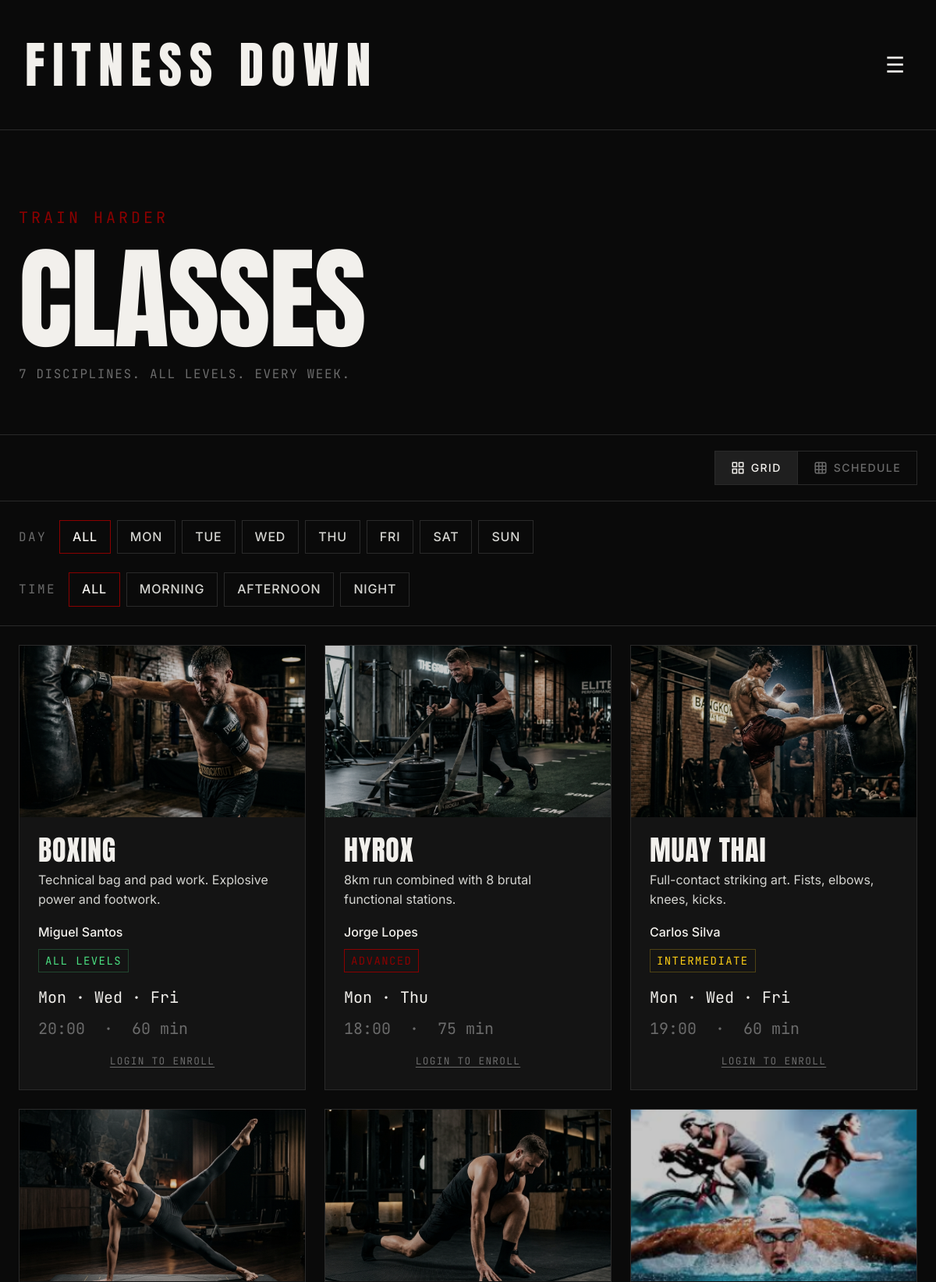
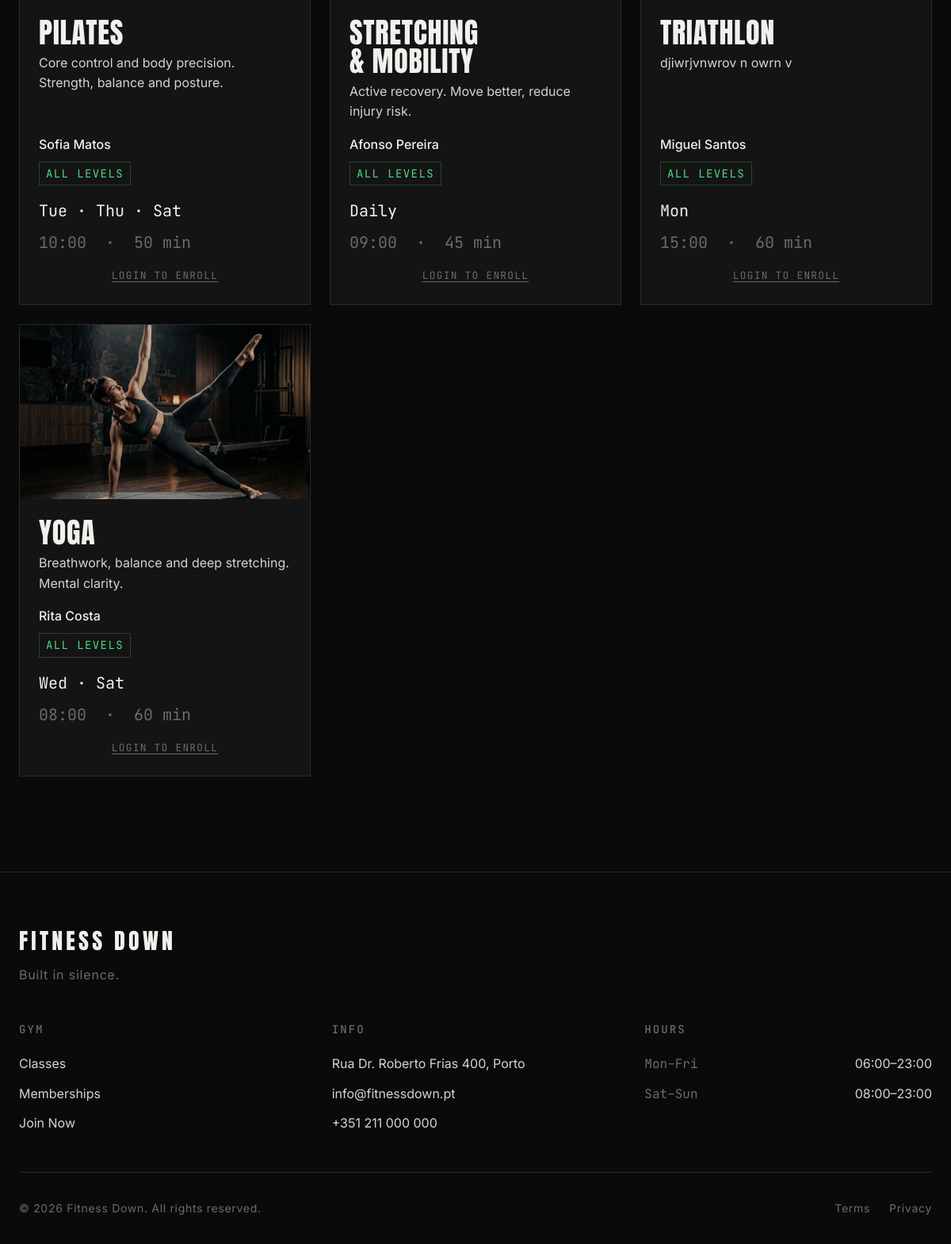
/classes.php, run on the app's committed database (2 pictures, top to bottom).
### tables this page shows
CREATE TABLE classes(
    id INTEGER PRIMARY KEY AUTOINCREMENT,
    trainer_id INTEGER NOT NULL,
    name TEXT NOT NULL, --this name will be the type of class
    description TEXT,
    difficulty TEXT NOT NULL CHECK (difficulty IN('beginner', 'intermediate', 'advanced')),
    duration_minutes INTEGER NOT NULL,
    capacity INTEGER NOT NULL,
    is_active INTEGER NOT NULL DEFAULT 1, photo TEXT,
    FOREIGN KEY (trainer_id) REFERENCES users(id) ON DELETE RESTRICT
);

CREATE TABLE users (
    id INTEGER PRIMARY KEY AUTOINCREMENT,
    name TEXT NOT NULL,
    email TEXT NOT NULL UNIQUE,
    username TEXT NOT NULL UNIQUE,
    password_hash TEXT NOT NULL,
    profile_photo TEXT,
    role TEXT NOT NULL CHECK (role IN ('member', 'trainer', 'admin')),
    created_at TEXT NOT NULL DEFAULT CURRENT_TIMESTAMP,
    is_active INTEGER NOT NULL DEFAULT 1
);

CREATE TABLE sessions(
    id INTEGER PRIMARY KEY AUTOINCREMENT,
    class_id INTEGER NOT NULL,
    day_of_week TEXT NOT NULL CHECK (day_of_week IN ('monday','tuesday','wednesday','thursday','friday','saturday','sunday')),
    start_time TEXT NOT NULL,
    duration_minutes INTEGER NOT NULL CHECK (duration_minutes > 0),
    FOREIGN KEY (class_id) REFERENCES classes(id) ON DELETE CASCADE
);

### includes/helper.php (called while the page is built, shortened)
<?php
function e(string $val): string {
    return htmlspecialchars($val, ENT_QUOTES | ENT_SUBSTITUTE, 'UTF-8');
}

### classes.php (the view, shortened to what this page needs)
<?php
$pdo = get_db();
$stmt = $pdo->query("
    SELECT c.*, u.name AS trainer_name
    FROM classes c
    JOIN users u ON c.trainer_id = u.id
    WHERE c.is_active = 1
    ORDER BY c.name
");
$classes = $stmt->fetchAll();
$stmt = $pdo->query("
    SELECT s.*, c.name AS class_name, c.id AS class_id
    FROM sessions s
    JOIN classes c ON s.class_id = c.id
    WHERE c.is_active = 1
    ORDER BY
        CASE s.day_of_week
            WHEN 'monday'    THEN 1
            WHEN 'tuesday'   THEN 2
            WHEN 'wednesday' THEN 3
            WHEN 'thursday'  THEN 4
            WHEN 'friday'    THEN 5
            WHEN 'saturday'  THEN 6
            WHEN 'sunday'    THEN 7
        END,
        s.start_time
");
$sessions = $stmt->fetchAll();
$sessions_by_class = [];
foreach ($sessions as $s) {
    $sessions_by_class[$s['class_id']][] = $s;
}
$enrolled_sessions = [];
$enrollment_counts = [];
$stmt = $pdo->query("SELECT session_id, COUNT(*) AS cnt FROM enrollments WHERE status = 'enrolled' GROUP BY session_id");
while ($row = $stmt->fetch()) {
    $enrollment_counts[$row['session_id']] = (int)$row['cnt'];
}
$difficulty_map = [
    'beginner'     => ['class' => 'easy', 'label' => 'All levels'],
    'intermediate' => ['class' => 'mid',  'label' => 'Intermediate'],
    'advanced'     => ['class' => 'hard', 'label' => 'Advanced'],
];
$day_abbr = [
    'monday' => 'Mon', 'tuesday' => 'Tue', 'wednesday' => 'Wed',
    'thursday' => 'Thu', 'friday' => 'Fri', 'saturday' => 'Sat', 'sunday' => 'Sun',
];
$class_images = [
    'Muay Thai'              => 'muay_thai.jpg',
    'Hyrox'                  => 'hyrox.jpg',
    'Pilates'                => 'pilates.jpg',
    'Boxing'                 => 'boxing.jpg',
    'Stretching & Mobility'  => 'stretching.jpg',
    'Yoga'                   => 'yoga.jpg',
];
$class_colors = [
    'Muay Thai'              => '#ef4444',
    'Hyrox'                  => '#f97316',
    'Pilates'                => '#a855f7',
    'Boxing'                 => '#3b82f6',
    'Stretching & Mobility'  => '#22c55e',
    'Yoga'                   => '#eab308',
];
$selected_class_id = isset($_GET['class']) ? (int)$_GET['class'] : null;
$view = $selected_class_id ? 'timetable' : 'list';
require __DIR__ . '/includes/header.php';
?>
<main>
    <section class="page-hero">
        <p class="eyebrow">Train harder</p>
        <h1 class="page-hero__title">Classes</h1>
        <p class="page-hero__sub"><?= count($classes) ?> disciplines. All levels. Every week.</p>
    </section>
    <section class="view-controls" aria-label="View options">
        <div class="view-controls__inner">
            <div class="view-toggle" role="tablist" aria-label="Switch view">
                <button class="view-toggle__btn <?= $view === 'list' ? 'view-toggle__btn--active' : '' ?>"
                        data-view="list" type="button" role="tab"
                        aria-selected="<?= $view === 'list' ? 'true' : 'false' ?>" id="tab-list">
                    Grid
                </button>
                <button class="view-toggle__btn <?= $view === 'timetable' ? 'view-toggle__btn--active' : '' ?>"
                        data-view="timetable" type="button" role="tab"
                        aria-selected="<?= $view === 'timetable' ? 'true' : 'false' ?>" id="tab-timetable">
                    Schedule
                </button>
            </div>
        </div>
    </section>
    <div id="view-list" class="classes-view <?= $view !== 'list' ? 'classes-view--hidden' : '' ?>"
         role="tabpanel" aria-labelledby="tab-list">
        <section class="filters" aria-label="Filter classes">
            <div class="filters__inner">
                <div class="filters__group" data-filter="day">
                    <span class="filters__label">Day</span>
                    <div class="filters__buttons">
                        <button class="filter-btn filter-btn--active" data-value="all" type="button">All</button>
                        <button class="filter-btn" data-value="monday"    type="button">Mon</button>
                        <button class="filter-btn" data-value="tuesday"   type="button">Tue</button>
                        <button class="filter-btn" data-value="wednesday" type="button">Wed</button>
                        <button class="filter-btn" data-value="thursday"  type="button">Thu</button>
                        <button class="filter-btn" data-value="friday"    type="button">Fri</button>
                        <button class="filter-btn" data-value="saturday"  type="button">Sat</button>
                        <button class="filter-btn" data-value="sunday"    type="button">Sun</button>
                    </div>
                </div>
                <div class="filters__group" data-filter="time">
                    <span class="filters__label">Time</span>
                    <div class="filters__buttons">
                        <button class="filter-btn filter-btn--active" data-value="all" type="button">All</button>
                        <button class="filter-btn" data-value="morning"   type="button">Morning</button>
                        <button class="filter-btn" data-value="afternoon" type="button">Afternoon</button>
                        <button class="filter-btn" data-value="night"     type="button">Night</button>
                    </div>
                </div>
            </div>
        </section>
        <section class="class-list" aria-label="All classes">
            <div class="class-list__rows">
                <?php foreach ($classes as $cls):
                    $diff          = $difficulty_map[$cls['difficulty']] ?? ['class' => 'easy', 'label' => $cls['difficulty']];
                    $cls_sessions  = $sessions_by_class[$cls['id']] ?? [];
                    $cls_days      = array_unique(array_column($cls_sessions, 'day_of_week'));
                    $day_display   = count($cls_days) === 7
                                   ? 'Daily'
                                   : implode(' · ', array_map(fn($d) => $day_abbr[$d] ?? $d, $cls_days));
                    $start_time    = $cls_sessions[0]['start_time'] ?? '00:00';
                    $start_hour    = (int) explode(':', $start_time)[0];
                    $time_period   = $start_hour < 12 ? 'morning' : ($start_hour < 17 ? 'afternoon' : 'night');
                    $image         = !empty($cls['photo']) ? $cls['photo'] : ($class_images[$cls['name']] ?? null);
                    $color         = $class_colors[$cls['name']] ?? 'var(--accent)';
                ?>
                <article class="crow"
                         data-class-id="<?= $cls['id'] ?>"
                         data-days="<?= e(implode(',', $cls_days)) ?>"
                         data-time="<?= e($time_period) ?>"
                         style="--card-accent: <?= e($color) ?>;">
                    <?php if ($image): ?>
                    <figure class="crow__media">
                        <img src="/assets/images/classes/<?= e($image) ?>"
                             alt="<?= e($cls['name']) ?>"
                             class="crow__image" loading="lazy">
                    </figure>
                    <?php endif; ?>
                    <div class="crow__info">
                        <h2 class="crow__name"><?= e($cls['name']) ?></h2>
                        <p class="crow__desc"><?= e($cls['description'] ?? '') ?></p>
                    </div>
                    <div class="crow__meta">
                        <a class="crow__instructor" href="/trainer.php?id=<?= (int)$cls['trainer_id'] ?>"><?= e($cls['trainer_name']) ?></a>
                        <p class="crow__difficulty crow__difficulty--<?= $diff['class'] ?>">
                            <?= e($diff['label']) ?>
                        </p>
                    </div>
                    <div class="crow__schedule">
                        <p class="crow__days"><?= e($day_display) ?></p>
                        <p class="crow__time">
                            <?= e($start_time) ?> &nbsp;·&nbsp; <?= $cls['duration_minutes'] ?> min
                        </p>
                    </div>
                    <?php if (($_SESSION['role'] ?? '') === 'member'): ?>
                        <div class="crow__sessions">
                            <?php foreach ($cls_sessions as $sess):
                                $sess_id    = (int)$sess['id'];
                                $is_enrolled = in_array($sess_id, $enrolled_sessions, true);
                                $count      = $enrollment_counts[$sess_id] ?? 0;
                                $capacity   = (int)$cls['capacity'];
                                $free       = $capacity - $count;
                            ?>
                            <div class="crow__session-row">
                                <div class="crow__session-info">
                                    <span class="crow__session-day"><?= e($day_abbr[$sess['day_of_week']] ?? $sess['day_of_week']) ?></span>
                                    <span class="crow__session-time"><?= e($sess['start_time']) ?></span>
                                </div>
                                <span class="crow__spots <?= $free <= 0 && !$is_enrolled ? 'crow__spots--full' : '' ?>">
                                    <?php if ($is_enrolled): ?>Enrolled
                                    <?php elseif ($free <= 0): ?>Full
                                    <?php else: ?><?= $free ?> spot<?= $free === 1 ? '' : 's' ?> left
                                    <?php endif; ?>
                                </span>
                                <button type="button"
                                        class="button button--ghost crow__enroll-btn <?= $is_enrolled ? 'crow__enroll-btn--enrolled' : '' ?>"
                                        data-session-id="<?= $sess_id ?>"
                                        data-enrolled="<?= $is_enrolled ? '1' : '0' ?>"
                                        <?= ($free <= 0 && !$is_enrolled) ? 'disabled' : '' ?>>
                                    <?= $is_enrolled ? 'Cancel' : 'Enroll' ?>
                                </button>
                            </div>
                            <?php endforeach; ?>
                        </div>
                    <?php elseif (!isset($_SESSION['user_id'])): ?>
                        <div class="crow__login-prompt">
                            <a href="/login.php">Login to enroll</a>
                        </div>
                    <?php endif; ?>
                </article>
                <?php endforeach; ?>
            </div>
        </section>
    </div>
</main>
<?php require __DIR__ . '/includes/footer.php'; ?>

### css/base/tokens.css (style rules this page uses)
:root { --bg: #0a0a0a; --bg-surface: #141414; --bg-elevated: #1f1f1f; --text: #f2f0ec; --text-soft: #d4d4d0; --text-muted: #6b6b6b; --accent: #8b0000; --accent-hover: #a30f0f; --border: #2a2a2a; --border-strong: #6b6b6b; --font-display: "Anton", sans-serif; --font-body: "Inter", sans-serif; --font-mono: "JetBrains Mono", monospace; --text-sm: 0.875rem; --text-base: 1rem; --content-max: 1400px; }

### css/base/typography.css (style rules this page uses)
body { background-color: var(--bg); color: var(--text); font-family: var(--font-body); font-size: var(--text-base); line-height: 1.6; font-weight: 400; }
h1, h2, h3, h4, h5, h6 { font-family: var(--font-display); font-weight: 400; line-height: 1.05; color: var(--text); letter-spacing: -0.02em; }
h1 { font-size: 5.5rem; }
h2 { font-size: 3.75rem; }
p { color: var(--text-soft); line-height: 1.6; text-wrap: pretty; }
a { color: inherit; transition: color 150ms cubic-bezier(0.16, 1, 0.3, 1); }

### css/pages/home.css (style rules this page uses)
main>section { padding: 5rem 1.5rem; max-width: var(--content-max); margin: 0 auto; }
.eyebrow { font-family: var(--font-mono); font-size: 1.25rem; font-weight: 400; letter-spacing: 0.2em; text-transform: uppercase; color: var(--accent); margin-bottom: 1rem; }
@media (min-width: 48rem) { main>section { padding: 7rem 2rem; } }

### data on the page
classes: shows a picture, name "BOXING", description "Technical bag and pad work. Explosive power and footwork.", trainer.name "Miguel Santos", difficulty "ALL LEVELS", id "Mon · Wed · Fri", id.start_time "20:00", duration_minutes "60"
classes: shows a picture, name "HYROX", description "8km run combined with 8 brutal functional stations.", trainer.name "Jorge Lopes", difficulty "ADVANCED", id "Mon · Thu", id.start_time "18:00", duration_minutes "75"
classes: shows a picture, name "MUAY THAI", description "Full-contact striking art. Fists, elbows, knees, kicks.", trainer.name "Carlos Silva", difficulty "INTERMEDIATE", id "Mon · Wed · Fri", id.start_time "19:00", duration_minutes "60"
classes: name "PILATES", description "Core control and body precision. Strength, balance and posture.", trainer.name "Sofia Matos", difficulty "ALL LEVELS", id "Tue · Thu · Sat", id.start_time "10:00", duration_minutes "50"
classes: shows a picture, name "STRETCHING & MOBILITY", description "Active recovery. Move better, reduce injury risk.", trainer.name "Afonso Pereira", difficulty "ALL LEVELS", id "Daily", id.start_time "09:00", duration_minutes "45"
classes: photo (picture), name "TRIATHLON", description "djiwrjvnwrov n owrn v", trainer.name "Miguel Santos", difficulty "ALL LEVELS", id "Mon", id.start_time "15:00", duration_minutes "60"
classes: name "YOGA", description "Breathwork, balance and deep stretching. Mental clarity.", trainer.name "Rita Costa", difficulty "ALL LEVELS", id "Wed · Sat", id.start_time "08:00", duration_minutes "60"

### other printed values
count($classes) "7"
